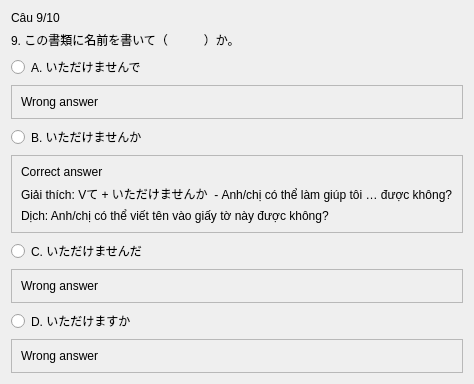
               <widget class="QWidget" name="page_15">
                <layout class="QVBoxLayout" name="verticalLayout_16">
                 <item>
                  <widget class="QLabel" name="label_100">
                   <property name="text">
                    <string>Câu 9/10</string>
                   </property>
                  </widget>
                 </item>
                 <item>
                  <widget class="QLabel" name="label_101">
                   <property name="text">
                    <string>9. この書類に名前を書いて（　　　）か。</string>
                   </property>
                  </widget>
                 </item>
                 <item>
                  <widget class="QRadioButton" name="radioButton_57">
                   <property name="text">
                    <string>A. いただけませんで</string>
                   </property>
                  </widget>
                 </item>
                 <item>
                  <widget class="QFrame" name="frame_13">
                   <property name="frameShape">
                    <enum>QFrame::StyledPanel</enum>
                   </property>
                   <property name="frameShadow">
                    <enum>QFrame::Raised</enum>
                   </property>
                   <layout class="QVBoxLayout" name="verticalLayout_17">
                    <item>
                     <widget class="QLabel" name="label_20">
                      <property name="text">
                       <string>Wrong answer</string>
                      </property>
                     </widget>
                    </item>
                   </layout>
                  </widget>
                 </item>
                 <item>
                  <widget class="QRadioButton" name="radioButton_58">
                   <property name="text">
                    <string>B. いただけませんか</string>
                   </property>
                  </widget>
                 </item>
                 <item>
                  <widget class="QFrame" name="frame_14">
                   <property name="frameShape">
                    <enum>QFrame::StyledPanel</enum>
                   </property>
                   <property name="frameShadow">
                    <enum>QFrame::Raised</enum>
                   </property>
                   <layout class="QVBoxLayout" name="verticalLayout_18">
                    <item>
                     <widget class="QLabel" name="label_25">
                      <property name="text">
                       <string>Correct answer</string>
                      </property>
                     </widget>
                    </item>
                    <item>
                     <widget class="QLabel" name="label_24">
                      <property name="text">
                       <string>Giải thích: Vて + いただけませんか  - Anh/chị có thể làm giúp tôi … được không?</string>
                      </property>
                     </widget>
                    </item>
                    <item>
                     <widget class="QLabel" name="label_21">
                      <property name="text">
                       <string>Dịch: Anh/chị có thể viết tên vào giấy tờ này được không?</string>
                      </property>
                     </widget>
                    </item>
                   </layout>
                  </widget>
                 </item>
                 <item>
                  <widget class="QRadioButton" name="radioButton_59">
                   <property name="text">
                    <string>C. いただけませんだ</string>
                   </property>
                  </widget>
                 </item>
                 <item>
                  <widget class="QFrame" name="frame_15">
                   <property name="frameShape">
                    <enum>QFrame::StyledPanel</enum>
                   </property>
                   <property name="frameShadow">
                    <enum>QFrame::Raised</enum>
                   </property>
                   <layout class="QVBoxLayout" name="verticalLayout_19">
                    <item>
                     <widget class="QLabel" name="label_22">
                      <property name="text">
                       <string>Wrong answer</string>
                      </property>
                     </widget>
                    </item>
                   </layout>
                  </widget>
                 </item>
                 <item>
                  <widget class="QRadioButton" name="radioButton_60">
                   <property name="text">
                    <string>D. いただけますか</string>
                   </property>
                  </widget>
                 </item>
                 <item>
                  <widget class="QFrame" name="frame_16">
                   <property name="frameShape">
                    <enum>QFrame::StyledPanel</enum>
                   </property>
                   <property name="frameShadow">
                    <enum>QFrame::Raised</enum>
                   </property>
                   <layout class="QVBoxLayout" name="verticalLayout_20">
                    <item>
                     <widget class="QLabel" name="label_23">
                      <property name="text">
                       <string>Wrong answer</string>
                      </property>
                     </widget>
                    </item>
                   </layout>
                  </widget>
                 </item>
                </layout>
               </widget>
